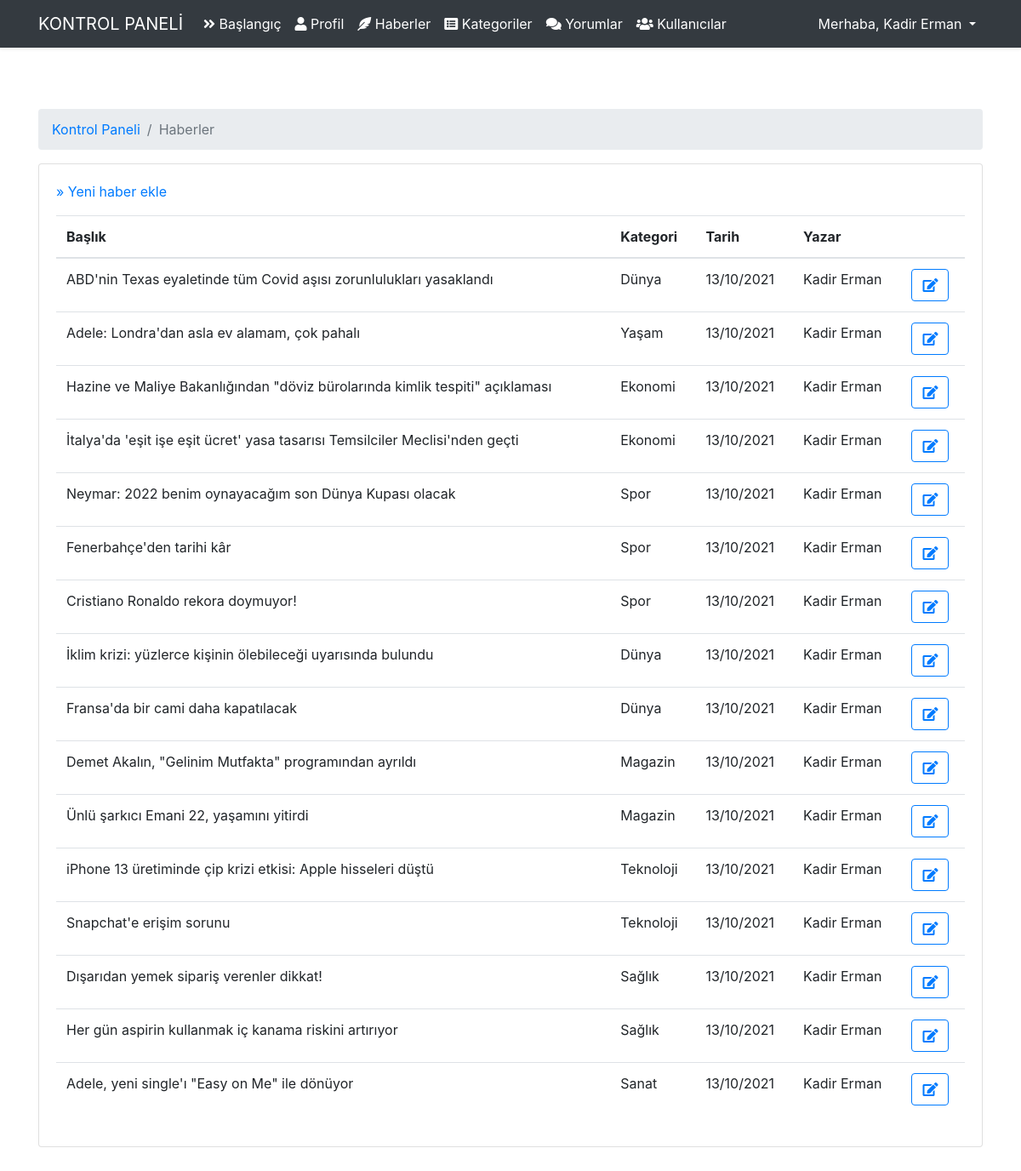
The page /admin/news (signed in) on the database its author committed.
### tables this page shows
CREATE TABLE `users` (
  `id` int(11) NOT NULL,
  `name` varchar(255) NOT NULL,
  `lastname` varchar(255) NOT NULL,
  `email` varchar(255) NOT NULL,
  `password` varchar(255) NOT NULL,
  `role_level` int(11) NOT NULL DEFAULT 1
);

CREATE TABLE `news` (
  `id` int(11) NOT NULL,
  `title` varchar(255) NOT NULL,
  `content` text NOT NULL,
  `date` date NOT NULL DEFAULT current_timestamp(),
  `category_id` int(11) NOT NULL,
  `user_id` int(11) NOT NULL,
  `image` varchar(255) NOT NULL
);

### core/Router.php (called while the page is built, shortened)
<?php
class Router
{
    public Request $request;
    protected array $routes = [];
    public function __construct(Request $request)
    {
        $this->request = $request;
    }
    public function get($path, $callback)
    {
        $this->routes['get'][$path] = $callback;
    }
    public function post($path, $callback)
    {
        $this->routes['post'][$path] = $callback;
    }
    public function resolve()
    {
        $path = $this->request->getPath();
        $method = $this->request->method();
        $callback = $this->routes[$method][$path] ?? false;
        if (is_array($callback)) {
            $controller = new $callback[0]();
            $controller->action = $callback[1];
            $callback[0] = $controller;
        }
        return call_user_func($callback, $this->request);
    }
    public function view(string $view, ?string $title = null, array $data = [])
    {
        require_once __DIR__ . "/../app/views/$view.php";
        return ob_get_clean();
    }
}

### core/Controller.php (called while the page is built, shortened)
<?php
abstract class Controller
{
    public static function view(string $view, ?string $title = null, array $data = [])
    {
        return Application::$app->router->view($view, $title, $data);
    }
}

### app/Controllers/Admin/NewsController.php (called while the page is built, shortened)
<?php
class NewsController extends Controller
{
    public function index()
    {
        $news = array_reverse(News::all());
        for ($i=0; $i < count($news); $i++) {
            $user = (new News())->getUser($news[$i]['user_id']);
            $category = (new News())->getCategory($news[$i]['category_id']);
            $news[$i]['user'] = $user['name'] . " " . $user['lastname'];
            $news[$i]['category'] = $category['name'];
            $news[$i]['date'] = date("d/m/Y", strtotime($news[$i]['date']));
        }
        return $this->view('auth/admin/news', 'Haberler', compact('news'));
    }
}

### public/index.php (called while the page is built, shortened)
<?php
$app = new Application();
$app->run();

### core/Session.php (called while the page is built, shortened)
<?php
class Session
{
    public static function get($key)
    {
        return !empty($_SESSION[$key]) ? $_SESSION[$key] : null;
    }
}

### core/DB.php (called while the page is built, shortened)
<?php
class DB
{
    public static function connection()
    {
        $env = parse_ini_file(__DIR__ . '/../.env');
        $host = $env['DB_HOST'];
        $database = $env['DB_DATABASE'];
        $username = $env['DB_USERNAME'];
        $password = $env['DB_PASSWORD'];
        try {
            $dsn = "mysql:host=$host; dbname=$database;";
            $pdo = new PDO($dsn, $username, $password);
            return $pdo;
        } catch (PDOException $e) {
            echo "Veritabanı hatası " . $e->getMessage();
            Logger::emergency('Veritabanına bağlanamadı.', [false]);
            exit();
        }
    }
    public static function table(string $table)
    {
        $db = self::connection();
        $stm = $db->prepare("SELECT * FROM $table");
        $stm->execute();
        return $stm->fetchAll(PDO::FETCH_ASSOC);
    }
    public static function find(string $table, mixed $id)
    {
        $db = self::connection();
        $stm = $db->prepare("SELECT * FROM $table WHERE id = :id");
        $stm->bindParam(":id", $id);
        $stm->execute();
        return $stm->fetch(PDO::FETCH_ASSOC);
    }
}

### core/Model.php (called while the page is built, shortened)
<?php
abstract class Model
{
    public static function all() {
        $table = static::$table;
        return DB::table($table);
    }
    public static function find(int $id) {
        $table = static::$table;
        return DB::find($table, $id);
    }
}

### app/Models/News.php (called while the page is built, shortened)
<?php
class News extends Model
{
    public function getUser(int $user_id)
    {
        return User::find($user_id);
    }
    public function getCategory(int $category_id)
    {
        return Category::find($category_id);
    }
}

### app/views/auth/admin/news.php (the view)
<?php require __DIR__ . '/layouts/header.php';?>
    <div class="container">
        <div class="row justify-content-center py-5">
            <div class="col-md-12">
                <nav aria-label="breadcrumb">
                    <ol class="breadcrumb">
                        <li class="breadcrumb-item"><a href="/admin">Kontrol Paneli</a></li>
                        <li class="breadcrumb-item active" aria-current="page"><?= $title ?></li>
                    </ol>
                </nav>
                <div class="card">
                    <div class="card-body">
                        <div class="pb-3">
                            <a href="news/create">» Yeni haber ekle</a>
                        </div>
                        <table class="table caption-top table-hover">
                            <thead>
                            <tr>
                                <th scope="col">Başlık</th>
                                <th scope="col">Kategori</th>
                                <th scope="col">Tarih</th>
                                <th scope="col">Yazar</th>
                                <th scope="col"></th>
                            </tr>
                            </thead>
                            <tbody>
                            <?php foreach($news as $post): ?>
                                <tr>
                                    <td><?= $post['title'] ?></td>
                                    <td><?= $post['category'] ?></td>
                                    <td><?= $post['date'] ?></td>
                                    <td><?= $post['user'] ?>
                                    </td>
                                    <td>
                                        <a href="news/edit?id=<?= $post['id'] ?>">
                                            <span class="btn btn-outline-primary">
                                            <i class="fa fa-edit"></i>
                                            </span>
                                        </a>
                                    </td>
                                </tr>
                            <?php endforeach; ?>
                            </tbody>
                        </table>
                    </div>
                </div>
            </div>
        </div>
    </div>
<?php require __DIR__ . '/layouts/footer.php';?>

### app/views/auth/admin/layouts/navbar.php (shortened to what this page needs)
<nav class="navbar navbar-expand-md navbar-dark bg-dark shadow-sm">
    <div class="container">
        <a class="navbar-brand text-uppercase" href="/admin">Kontrol Paneli</a>
        <div class="collapse navbar-collapse" id="navbars">
            <ul class="navbar-nav me-auto mb-2 mb-lg-0">
                <li class="nav-item">
                    <a class="nav-link text-white" aria-current="page" href="/admin">
                        <i class="fas fa-angle-double-right"></i>
                        Başlangıç
                    </a>
                </li>
                <li class="nav-item">
                    <a class="nav-link text-white" aria-current="page" href="/admin/profile">
                        <i class="fas fa-user"></i>
                        Profil
                    </a>
                </li>
                <?php if (user('role_level') >= 3): ?>
                <li class="nav-item">
                    <a class="nav-link text-white" aria-current="page" href="/admin/news">
                        <i class="fas fa-feather-alt"></i>
                        Haberler
                    </a>
                </li>
                    <li class="nav-item">
                        <a class="nav-link text-white" aria-current="page" href="/admin/category">
                            <i class="fas fa-list-alt"></i>
                            Kategoriler
                        </a>
                    </li>
                <?php endif; ?>
                <?php if (user('role_level') >= 3): ?>
                    <li class="nav-item">
                        <a class="nav-link text-white" aria-current="page" href="/admin/comment">
                            <i class="fas fa-comments"></i>
                            Yorumlar
                        </a>
                    </li>
                    <li class="nav-item">
                        <a class="nav-link text-white" aria-current="page" href="/admin/user">
                            <i class="fas fa-users"></i>
                            Kullanıcılar
                        </a>
                    </li>
                <?php endif; ?>
            </ul>
            <div class="navbar-collapse">
                <ul class="navbar-nav ml-auto">
                    <div class="dropdown">
                        <a class="nav-link dropdown-toggle text-white" href="#" role="button" id="dropdownMenuLink" data-bs-toggle="dropdown" aria-expanded="false">
                            Merhaba, <?php echo user('name') ?> <?php echo user('lastname') ?>
                        </a>
                    </div>
                </ul>
            </div>
        </div>
    </div>
</nav>

### rows shown on the page
users: name "Kadir", lastname "Erman"
news: title "ABD'nin Texas eyaletinde tüm Covid aşısı zorunlulukları yasaklandı", category "Dünya", date "13/10/2021", user "Kadir Erman"
news: title "Adele: Londra'dan asla ev alamam, çok pahalı", category "Yaşam", date "13/10/2021", user "Kadir Erman"
news: title "Hazine ve Maliye Bakanlığından \"döviz bürolarında kimlik tespiti\" açıklaması", category "Ekonomi", date "13/10/2021", user "Kadir Erman"
news: title "İtalya'da 'eşit işe eşit ücret' yasa tasarısı Temsilciler Meclisi'nden geçti", category "Ekonomi", date "13/10/2021", user "Kadir Erman"
news: title "Neymar: 2022 benim oynayacağım son Dünya Kupası olacak", category "Spor", date "13/10/2021", user "Kadir Erman"
news: title "Fenerbahçe'den tarihi kâr", category "Spor", date "13/10/2021", user "Kadir Erman"
news: title "Cristiano Ronaldo rekora doymuyor!", category "Spor", date "13/10/2021", user "Kadir Erman"
news: title "İklim krizi: yüzlerce kişinin ölebileceği uyarısında bulundu", category "Dünya", date "13/10/2021", user "Kadir Erman"
news: title "Fransa'da bir cami daha kapatılacak", category "Dünya", date "13/10/2021", user "Kadir Erman"
news: title "Demet Akalın, \"Gelinim Mutfakta\" programından ayrıldı", category "Magazin", date "13/10/2021", user "Kadir Erman"
news: title "Ünlü şarkıcı Emani 22, yaşamını yitirdi", category "Magazin", date "13/10/2021", user "Kadir Erman"
news: title "iPhone 13 üretiminde çip krizi etkisi: Apple hisseleri düştü", category "Teknoloji", date "13/10/2021", user "Kadir Erman"
news: title "Snapchat'e erişim sorunu", category "Teknoloji", date "13/10/2021", user "Kadir Erman"
news: title "Dışarıdan yemek sipariş verenler dikkat!", category "Sağlık", date "13/10/2021", user "Kadir Erman"
news: title "Her gün aspirin kullanmak iç kanama riskini artırıyor", category "Sağlık", date "13/10/2021", user "Kadir Erman"
news: title "Adele, yeni single'ı \"Easy on Me\" ile dönüyor", category "Sanat", date "13/10/2021", user "Kadir Erman"

### other values the page prints
$title "Haberler"
